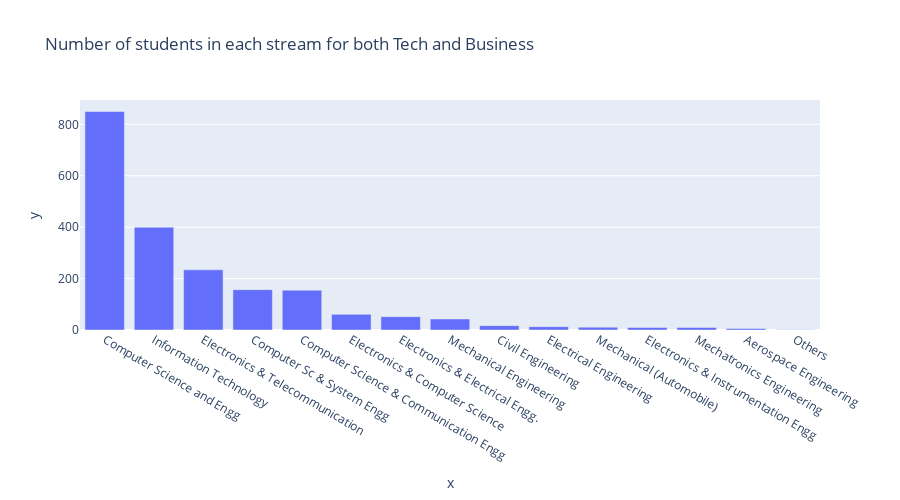

Notebook cell for this chart:
### Code cell
from IPython.display import HTML
import plotly.io as pio
from IPython.display import display
fig=px.bar(df1,
           x=df1['Others'].value_counts().index,
           y=df1['Others'].value_counts(),
           title='Number of students in each stream for both Tech and Business',
           height=500)
html_fig = pio.to_html(fig)
display(fig)

### Figure 1 — Plotly figure (JSON) as saved in the notebook; plotly's stock layout.template omitted (floating-point values rounded to 4 significant figures)
{"data": [{"alignmentgroup": "True", "hovertemplate": "x=%{x}<br>y=%{y}<extra></extra>", "legendgroup": "", "marker": {"color": "#636efa", "pattern": {"shape": ""}}, "name": "", "offsetgroup": "", "orientation": "v", "showlegend": false, "textposition": "auto", "type": "bar", "x": ["Computer Science and Engg", "Information Technology", "Electronics & Telecommunication", "Computer Sc & System Engg", "Computer Science & Communication Engg", "Electronics & Computer Science", "Electronics & Electrical Engg.", "Mechanical Engineering", "Civil Engineering", "Electrical Engineering", "Mechanical (Automobile)", "Electronics & Instrumentation Engg", "Mechatronics Engineering", "Aerospace Engineering", "Others"], "xaxis": "x", "y": [850, 400, 234, 157, 155, 61, 52, 43, 17, 13, 11, 10, 10, 6, 1], "yaxis": "y"}], "layout": {"barmode": "relative", "height": 500, "legend": {"tracegroupgap": 0}, "title": {"text": "Number of students in each stream for both Tech and Business"}, "xaxis": {"anchor": "y", "domain": [0, 1], "title": {"text": "x"}}, "yaxis": {"anchor": "x", "domain": [0, 1], "title": {"text": "y"}}}}
